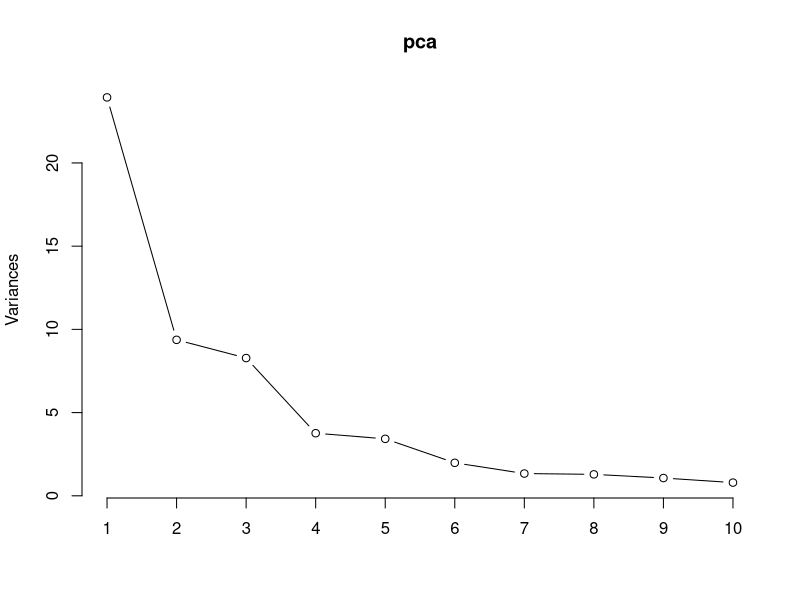
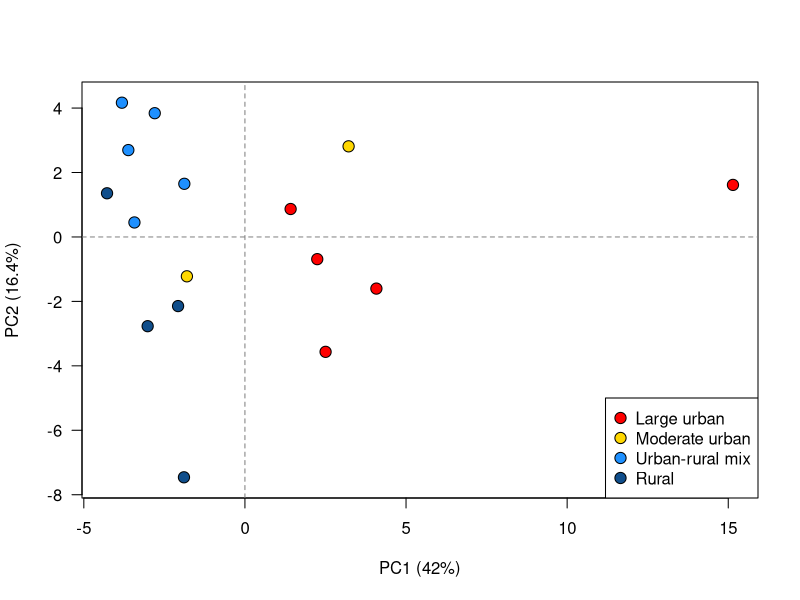
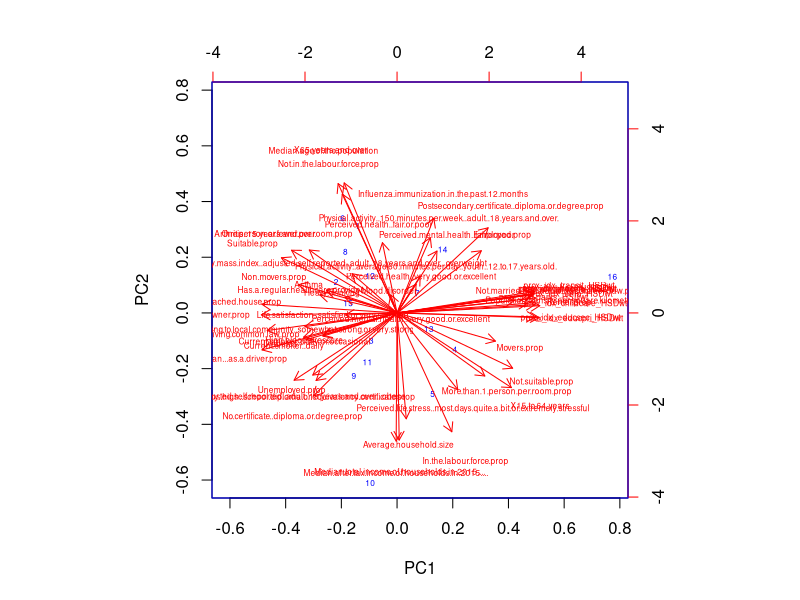

Write the R code that produced these figures, in order.
## ---- chunk 1
# Import the necessary libraries
library(skimr)
## ---- chunk 2
# Import the PHU data
df_source = read.csv(file = 'merged_data_BC_HSD.csv', stringsAsFactors = FALSE, na.strings="", header=TRUE)
colnames(df_source)
str(df_source)
# skim(df)
# rownames(df)
# head(df)
# df[is.na(df$Chronic.obstructive.pulmonary.disease..COPD..35.years.and.over.),]
## ---- chunk 3
df <- df_source

# Create a column with colors corresponding to urban classification
df$peer_col <- ifelse(df$peer_char == "Large urban", 'red',
                  ifelse(df$peer_char == "Moderate urban", 'gold',
                         ifelse(df$peer_char == "Urban-rural mix", 'dodgerblue', 'dodgerblue4')))


# COPD - impute 0
# Consider imputing with a different value, neighboring HSD or based on proportion smokers
df$Chronic.obstructive.pulmonary.disease..COPD..35.years.and.over.[is.na(df$Chronic.obstructive.pulmonary.disease..COPD..35.years.and.over.)] <- 0

# colnames(df)

# Breastfeeding variables and obesity in youth - remove
# Remove other variables not needed
df <- df[,-c(1:2, 4:7, 34, 45:54, 59:61, 65, 80:81)] 
# df <- df[,-c(1:2, 4:32, 43:79)] # Include just the proximity measures as predictors
# df <- df[,-c(1:2, 4:5, 32, 43:52, 56:58, 60, 63, 76, 78:79)] # Remove median prox scores

# rownames(df) <- df[,1]

# Convert percent data to proportions: 1. age group data 2. health data
# df[, c(16:34)] <- df[, c(16:34)]/100

colnames(df)
# skim(df)
# head(df)

## ---- chunk 4
pca <- prcomp(df[,-c(1, 59:60)], scale = TRUE)
s <- summary(pca)

## ---- chunk 5
# Scree plot
plot(pca, type="lines")

## ---- chunk 6
# PCA graph using the base graphics function plot()
# plot(pca$x[,1], pca$x[,2])

# Create groups
pch.group <- rep(21, times=16)

# PCA graph using the base graphics function plot()
plot(pca$x[,1], pca$x[,2], xlab=paste("PC1 (", round(s$importance[2]*100, 1), "%)", sep = ""), ylab=paste("PC2 (", round(s$importance[5]*100, 1), "%)", sep = ""), pch=pch.group, col="black", bg=df$peer_col, cex=1.5, las=1, asp=1)

# Add grid lines
abline(v=0, lty=2, col="grey50")
abline(h=0, lty=2, col="grey50")

# Add legend
legend("bottomright", legend=c("Large urban", "Moderate urban", "Urban-rural mix", "Rural"), col="black", pt.bg=c("red", "gold", "dodgerblue", "dodgerblue4"), pch=c(21, 21, 21, 21), pt.cex=1.5)

## ---- chunk 7
# Biplot
biplot(pca, col = c("blue", "red"), cex = c(0.5,0.5))
# pca
## ---- chunk 8
# pca$x <- -pca$x
# pca$rotation <- -pca$rotation

# Extract the PCs for PCR
# pcs <- pca$x[,c("PC1", "PC2", "PC3", "PC4", "PC5", "PC6")]
pcs <- pca$x[,c("PC1", "PC2")]

# Create a dataframe with response variable TOTAL proportion of COVID cases and explanatory variables (the PCs)
pcr_data <- as.data.frame(cbind(df_source[,"HSDPOP"], df[,"count_prop"], pcs))
head(pcr_data)

# Perform regression
phu_lm_total <- lm(V2 ~ . -V1, data = pcr_data, weights = V1)
summary(phu_lm_total)

## ---- chunk 9
pca$rotation[,c(1)]

## ---- chunk 10
loading_scores <- pca$rotation[,1]
var_scores <- abs(loading_scores)

# Rank and show the top 10 loading score by magnitude
var_scores_ranked <- sort(var_scores, decreasing = TRUE)
top_10_var <- names(var_scores_ranked[1:10])
top_10_var

pca$rotation[top_10_var, 1] 
## ---- chunk 11
# library(ggplot2)
# library(grid)
# library(RColorBrewer)
# # colnames(df_source)
# density <- df_source[, 6]
# PCbiplot <- function(PC, x="PC1", y="PC2") {
#     # PC being a prcomp object
#     data <- data.frame(obsnames=row.names(PC$x), PC$x)
#     plot <- ggplot(data, aes_string(x=x, y=y)) + geom_point(aes(colour = density), alpha=1, size=2) + scale_color_gradient(low = "blue", high = "orange red")
#     plot <- last_plot() + theme_minimal()
#     # plot <- ggplot(data, aes_string(x=x, y=y)) + geom_text(alpha=.6, size=2.5, aes(label=obsnames))
#     # plot <- plot + geom_hline(aes(0), size=.2) + geom_vline(aes(0), size=.2)
#     datapc <- data.frame(varnames=rownames(PC$rotation), PC$rotation)
#     mult <- min(
#         (max(data[,y]) - min(data[,y])/(max(datapc[,y])-min(datapc[,y]))),
#         (max(data[,x]) - min(data[,x])/(max(datapc[,x])-min(datapc[,x])))
#         )
#     datapc <- transform(datapc,
#             v1 = .7 * mult * (get(x)),
#             v2 = .7 * mult * (get(y))
#             )
#     plot <- plot + coord_equal() + geom_text(data=datapc, aes(x=v1, y=v2, label=varnames), size = 3.5, vjust=1, color="red")
#     plot <- plot + geom_segment(data=datapc, aes(x=0, y=0, xend=v1, yend=v2), arrow=arrow(length=unit(0.2,"cm")), alpha=0.75, color="red")
#     plot
# }
# 
# PCbiplot(pca)

## ---- chunk 12
# # Use ggplot2 to plot the data
# library(ggplot2)
# pca.data <- data.frame(Sample = df$ENG_LABEL, X=pca$x[,1], Y=pca$x[,2])
# pca.data
# 
# ggplot(data=pca.data, aes(x=X, y=Y, label = Sample)) +
#   geom_text() + geom_point() +
#   xlab(paste("PC1 - ", pca.var.per[1], "%", sep = "")) +
#   ylab(paste("PC2 - ", pca.var.per[2], "%", sep = "")) +
#   theme_bw() +
#   ggtitle("PCA Graph")

## ---- chunk 13
## Factor Analysis
# Extract the predictor columns
# df2_prop2 <- df2_prop[,-c(1,2,3)]
# df_med2 <- df_med[,-c(1:4, 37:48)]


# Check KMO, Bartletts which tells us if FA is appropriate
# KMO values between 0.8 and 1 indicate the sampling is adequate.
# KMO values less than 0.6 indicate the sampling is not adequate and that remedial action should be taken. Some authors put this value at 0.5, so use your own judgment for values between 0.5 and 0.6.
# KMO Values close to zero means that there are large partial correlations compared to the sum of correlations. In other words, there are widespread correlations which are a large problem for factor analysis.
library(psych)

# KMO(cor(df2_prop2))
colnames(df)
KMO(cor(df[,-c(1, 59:60)]))
# We look for MSA > 0.5
# The following variables have MSA < 0.5
# Asthma
# Body.mass.index..adjusted.self.reported..adult..18.years.and.over...overweight
# Diabetes
# Has.a.regular.healthcare.provider
# Influenza.immunization.in.the.past.12.months
# Life.satisfaction..satisfied.or.very.satisfied
# Perceived.life.stress..most.days.quite.a.bit.or.extremely.stressful
# Perceived.mental.health..fair.or.poor 
# Perceived.mental.health..very.good.or.excellent 
# Physical.activity..150.minutes.per.week..adult..18.years.and.over. 
# Physical.activity..average.60.minutes.per.day..youth..12.to.17.years.old. 
# Sense.of.belonging.to.local.community..somewhat.strong.or.very.strong
# prox_idx_grocery_med 
# prox_idx_educsec_med 
# prox_idx_lib_med 

# print(cortest.bartlett(cor(df_med2), nrow(df_med2)))
print(cortest.bartlett(cor(df[,-c(1, 59:60)]), nrow(df[,-c(1, 59:60)])))
# Bartletts test of sphericity is significant

## ---- chunk 14
# # 3d plot
# options(rgl.useNULL = TRUE)
# library(rgl)
# with(total_fa, plot3d(V1, Factor1, Factor2, type="p"))
# triangles3d(total_fa[,1], total_fa[,2], total_fa[,3])
# rglwidget()
# 
# fit <- lm(V1~., total_fa)
# surfacefn <- function(x, y) cbind(1, x, y, z) %*% coef(fit)
# persp3d(surfacefn, add = TRUE, col = "blue")
## ---- chunk 15

## ---- chunk 16

## ---- chunk 17

## ---- chunk 18

## ---- chunk 19

